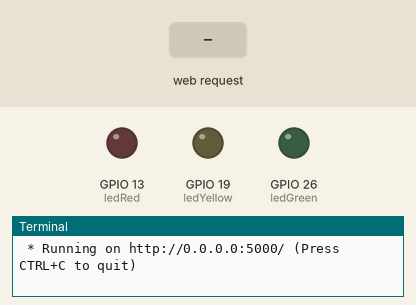
Simulated run of this program. Board: Raspberry Pi (BCM pin numbers). Parts: output pins drawn as LEDs (lit = HIGH), the last lines printed to the terminal. The inputs (shaded band) are chosen by the test bench. The clock reads 2024-03-15 10:24:30 at power-on unless the program sets it.

Above: at 1.2 s.
1.3 s: HTTP request for /ledRed/on received
At 2.3 s:
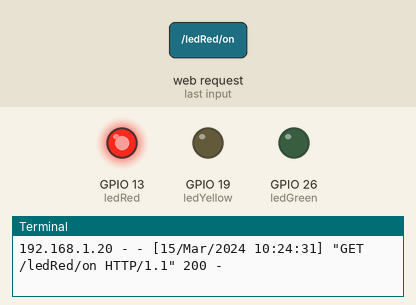
2.8 s: HTTP request for /ledYellow/on received
At 3.5 s:
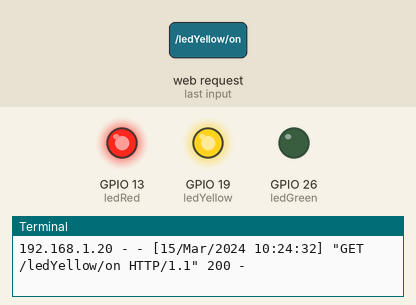
4.3 s: HTTP request for /ledGreen/on received
At 4.6 s:
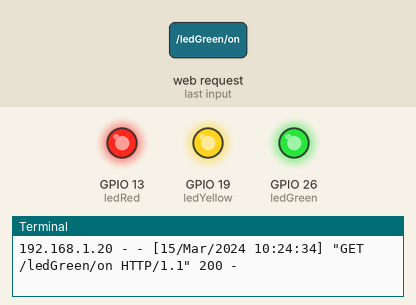
5.8 s: HTTP request for /ledRed/off received
At 7.0 s:
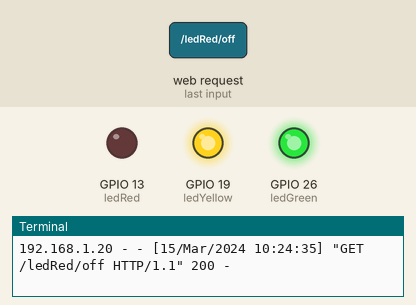
7.3 s: HTTP request for /ledYellow/off received
At 8.1 s:
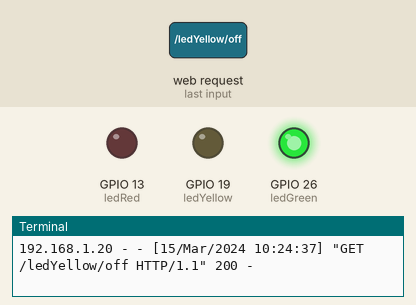
8.8 s: HTTP request for /ledRed/on received
At 9.3 s:
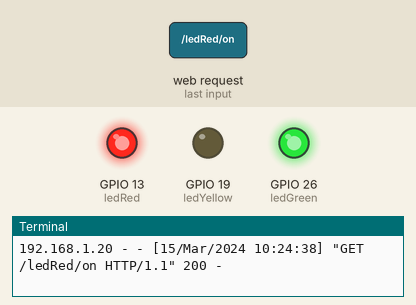
Timing chart, 0 to 11.3 s (numbered marks = the images above; inputs shaded):
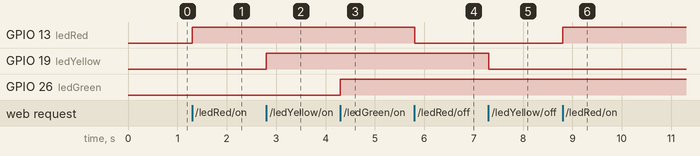

The program:

app.py
```python
# Raspberry Pi 3 GPIO Pins Status And Control Using Flask Web Server and Python
import RPi.GPIO as GPIO
from flask import Flask, render_template, request

app = Flask(__name__)

GPIO.setmode(GPIO.BCM)
GPIO.setwarnings(False)

ledRed = 13
ledYellow= 19
ledGreen= 26

ledRedSts = 0
ledYellowSts = 0
ledGreenSts = 0


GPIO.setup(ledRed, GPIO.OUT)
GPIO.setup(ledYellow,GPIO.OUT)
GPIO.setup(ledGreen, GPIO.OUT)

GPIO.output(ledRed, GPIO.LOW)
GPIO.output(ledYellow, GPIO.LOW)
GPIO.output(ledGreen, GPIO.LOW)

@app.route('/')
def index():
    ledRedSts = GPIO.input(ledRed)
    ledYellowSts = GPIO.input(ledYellow)
    ledGreenSts = GPIO.input(ledGreen)

    templateData = { 'ledRed' : ledRedSts,
    'ledYellow' : ledYellowSts,
    'ledGreen' : ledGreenSts }

    return render_template('index.html', **templateData)


@app.route('/<deviceName>/<action>')
def do(deviceName, action):
    if deviceName == "ledRed":
        actuator = ledRed
    if deviceName == "ledYellow":
        actuator = ledYellow
    if deviceName == "ledGreen":
        actuator = ledGreen

    if action == "on":
        GPIO.output(actuator, GPIO.HIGH)
    if action == "off":
        GPIO.output(actuator, GPIO.LOW)

    ledRedSts = GPIO.input(ledRed)
    ledYellowSts = GPIO.input(ledYellow)
    ledGreenSts = GPIO.input(ledGreen)
    templateData = { 'ledRed' : ledRedSts,
    'ledYellow' : ledYellowSts,
    'ledGreen' : ledGreenSts }

    return render_template('index.html', **templateData )

if __name__ == "__main__":
    app.run(host = '0.0.0.0', debug=True)
```

Measured:
- after the input at 1.3 s, GPIO 13 (ledRed): LOW → HIGH at once
- after the input at 2.8 s, GPIO 19 (ledYellow): LOW → HIGH at once
- after the input at 4.3 s, GPIO 26 (ledGreen): LOW → HIGH at once
- after the input at 5.8 s, GPIO 13 (ledRed): HIGH → LOW at once
- after the input at 7.3 s, GPIO 19 (ledYellow): HIGH → LOW at once
- after the input at 8.8 s, GPIO 13 (ledRed): LOW → HIGH at once
